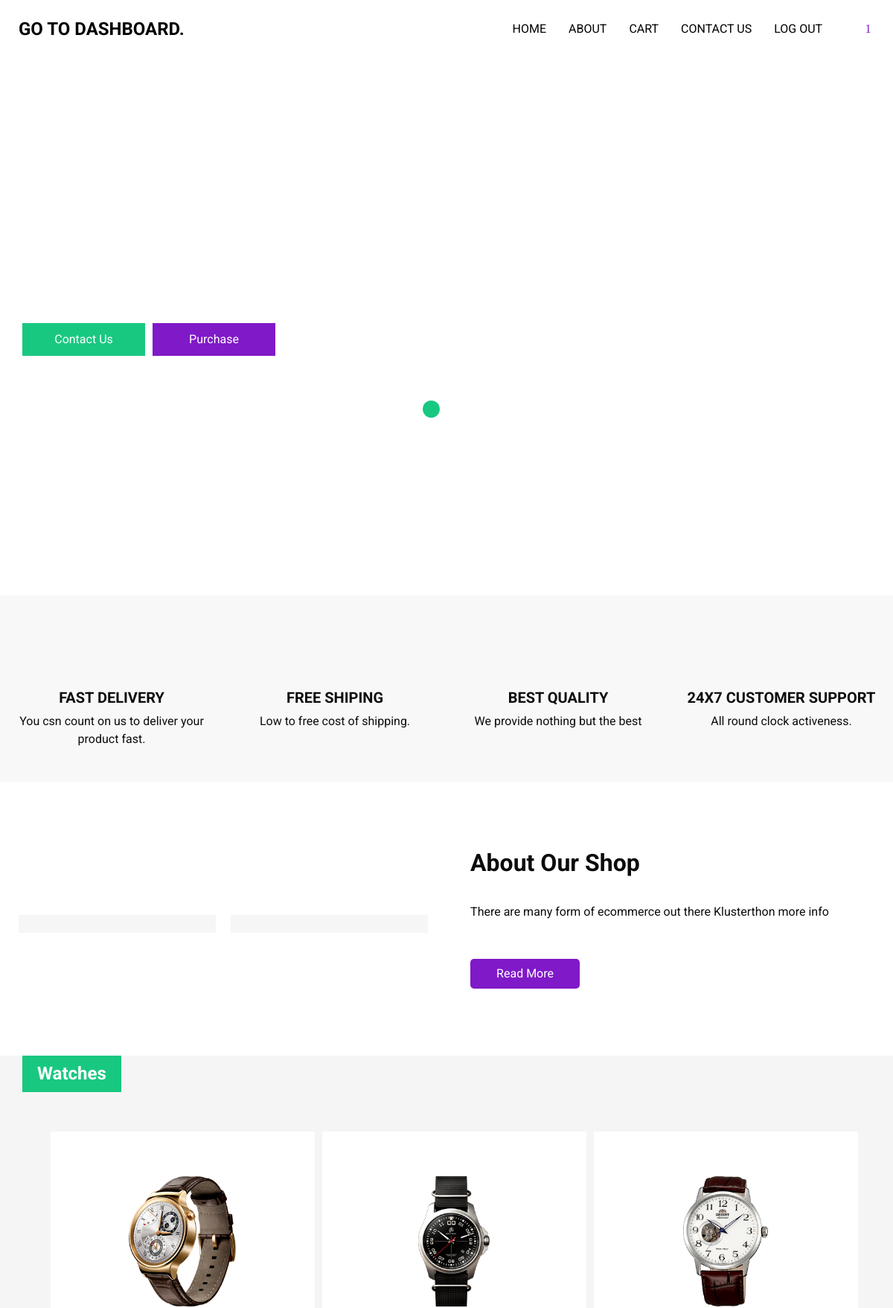
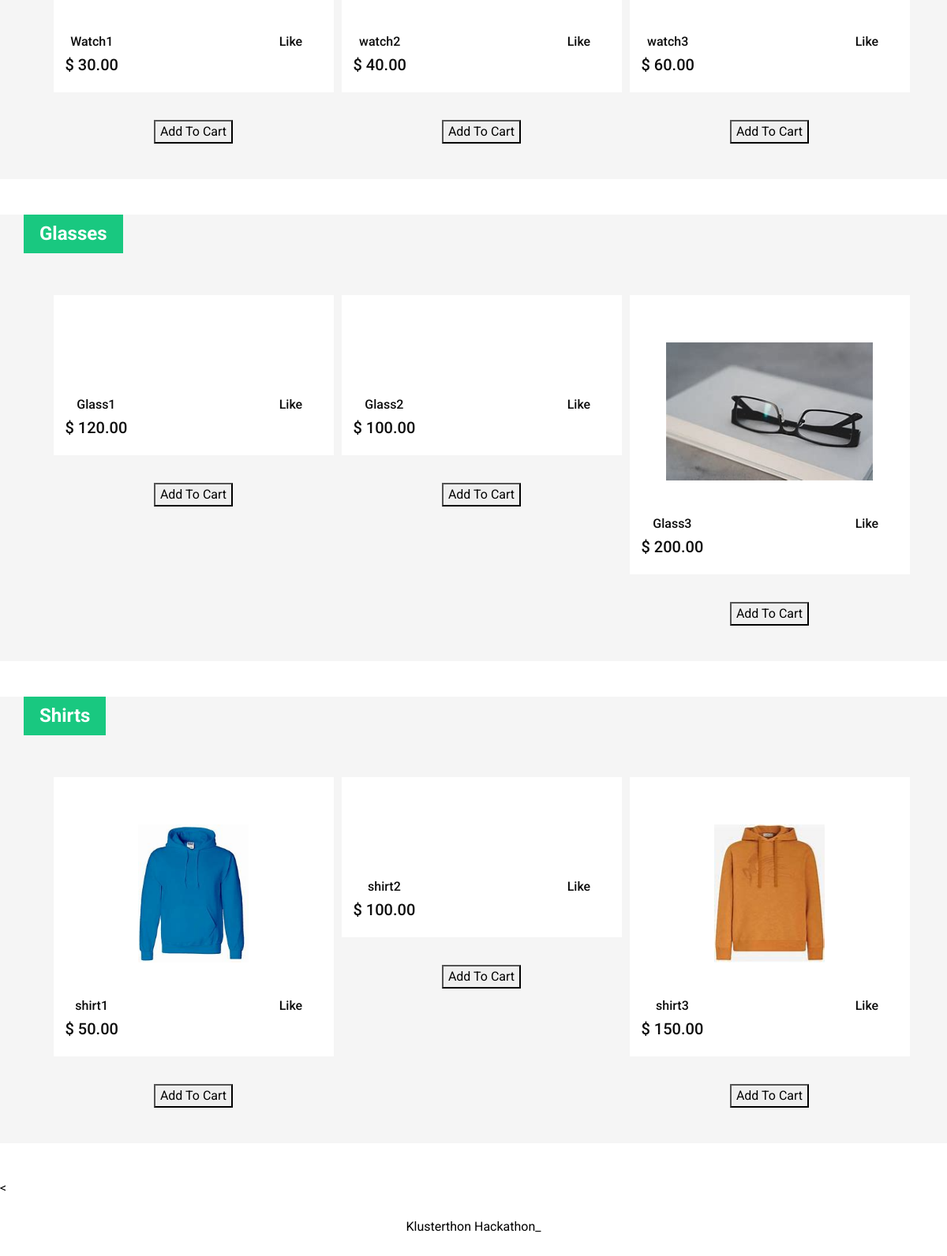
Page /home (signed in) on the committed database (2 pictures, top to bottom).
### hackathon/models.py (models this page shows, shortened)
class Cart(models.Model):
	id = models.UUIDField(default=uuid.uuid4, primary_key=True)
	user = models.ForeignKey(User, on_delete=models.CASCADE)
	completed = models.BooleanField(default=False)
	@property
	def num_of_items(self):
		cartitems = self.cart_items.all()
		quantity = sum([item.quantity for item in cartitems])
		return quantity

class CartItem(models.Model):
	product = models.ForeignKey(Product, on_delete=models.CASCADE, related_name='items')
	cart = models.ForeignKey(Cart, on_delete=models.CASCADE, related_name='cart_items')
	quantity = models.IntegerField(default=0)

class Product(models.Model):
	name = models.CharField(max_length=30, validators=[MinLengthValidator(3)], null=False, blank=False)
	price = models.DecimalField(default=0, decimal_places=2, max_digits=6)
	category = models.ForeignKey(Category, on_delete=models.CASCADE, default=1)
	description = models.CharField(max_length=250, validators=[MinLengthValidator(3)], null=True, blank=True)
	image = models.ImageField(upload_to='uploads/products')
	is_sale = models.BooleanField(default=False)
	sale_price = models.DecimalField(default=0, decimal_places=2, max_digits=6)

### hackathon/views.py (the view)
# urls.py: path('', views.home, name='home'),
@login_required(login_url='/owner/login_user')
def home(request):
	category_1 = 'Glasses'
	category_2 = 'Watches'
	category_3 = 'Shirts'
	get_1 = Category.objects.get(name=category_1)
	get_2 = Category.objects.get(name=category_2)
	get_3 = Category.objects.get(name=category_3)
	products_1 = Product.objects.filter(category=get_1)
	products_2 = Product.objects.filter(category=get_2)
	products_3 = Product.objects.filter(category=get_3)
	if request.user.is_authenticated:
		cart, created = Cart.objects.get_or_create(user=request.user, completed=False)
	products_2 = Product.objects.filter(category=get_2)
	products_3 = Product.objects.filter(category=get_3)
	return render(request, 'home.html', {'products_1':products_1, 'products_2':products_2, 'products_3':products_3, 'cart':cart})

### hackathon/templates/home.html (shortened to what this page needs)
<!DOCTYPE html>
{% load static %}
<html>
<head>
  <link href="https://cdn.jsdelivr.net/npm/bootstrap@5.0.2/dist/css/bootstrap.min.css" rel="stylesheet">
  <link rel="stylesheet" type="text/css" href="{% static 'css/bootstrap.css' %}" />
  <link href="{% static 'css/font-awesome.min.css' %}" rel="stylesheet" />
  <link href="{% static 'css/style.css' %}" rel="stylesheet" />
  <link href="{% static 'css/responsive.css' %}" rel="stylesheet" />
</head>
<body>
  <div class="hero_area">
    <header class="header_section">
      <div class="container-fluid">
        <nav class="navbar navbar-expand-lg custom_nav-container ">
          <a class="navbar-brand" href="/owner">
            <span>
              Go To Dashboard.
            </span>
          </a>
          <div class="collapse navbar-collapse" id="navbarSupportedContent">
            <ul class="navbar-nav  ">
              <li class="nav-item ">
                <a class="nav-link" href="{% url 'home-home' %}">Home <span class="sr-only">(current)</span></a>
              </li>
              <li class="nav-item">
                <a class="nav-link" href="#about"> About</a>
              </li>
              <li class="nav-item">
                <a class="nav-link" href="{% url 'add-cart' %}">Cart</a>
              </li>
              <li class="nav-item">
                <a class="nav-link" href="/contact">Contact Us</a>
              </li>
              {% if request.user.is_authenticated %}
              <li class="nav-item">
                <a class="nav-link" href="{% url 'logout' %}">Log out</a>
              </li>
              {% endif %}
            </ul>
            <div class="user_optio_box">
              <a href="">
                <i class="fa fa-user" aria-hidden="true"></i>
              </a>
              <a href="{% url 'add-cart' %}">
                <i class="fa fa-shopping-cart" aria-hidden="true"><p id="num_of_items">{{cart.num_of_items}}</p></i>
              </a>
            </div>
          </div>
        </nav>
      </div>
    </header>
    <section class="slider_section ">
      <div class="slider_bg_box">
      </div>
      <div id="customCarousel1" class="carousel slide" data-ride="carousel">
        <div class="carousel-inner">
          <div class="carousel-item active">
            <div class="container ">
              <div class="row">
                <div class="col-md-7">
                  <div class="detail-box">
                    <h1>
                    </h1>
                    <p>
                    </p>
                    <div class="btn-box">
                      <a href="" class="btn1">
                        Contact Us
                      </a>
                      <a href="#watches" class="btn2">
                        Purchase
                      </a>
                    </div>
                  </div>
                </div>
              </div>
            </div>
          </div>
          </div>
        <ol class="carousel-indicators">
          <li data-target="#customCarousel1" data-slide-to="0" class="active"></li>
          <li data-target="#customCarousel1" data-slide-to="1"></li>
          <li data-target="#customCarousel1" data-slide-to="2"></li>
        </ol>
      </div>
    </section>
  </div>
  <section class="service_section">
    <div class="container-fluid" id="about">
      <div class="row">
        <div class="col-md-6 col-lg-3">
          <div class="box ">
            <div class="img-box">
            </div>
            <div class="detail-box">
              <h5>
                Fast Delivery
              </h5>
              <p>
                You csn count on us to deliver your product fast.
              </p>
            </div>
          </div>
        </div>
        <div class="col-md-6 col-lg-3">
          <div class="box ">
            <div class="img-box">
            </div>
            <div class="detail-box">
              <h5>
                Free Shiping
              </h5>
              <p>
                Low to free cost of shipping.
              </p>
            </div>
          </div>
        </div>
        <div class="col-md-6 col-lg-3">
          <div class="box ">
            <div class="img-box">
            </div>
            <div class="detail-box">
              <h5>
                Best Quality
              </h5>
              <p>
                We provide nothing but the best
              </p>
            </div>
          </div>
        </div>
        <div class="col-md-6 col-lg-3">
          <div class="box ">
            <div class="img-box">
            </div>
            <div class="detail-box">
              <h5>
                24x7 Customer support
              </h5>
              <p>
                All round clock activeness.
              </p>
            </div>
          </div>
        </div>
      </div>
    </div>
  </section>
  <section class="about_section layout_padding">
    <div class="container-fluid">
      <div class="row">
        <div class="col-md-6">
          <div class="img_container">
            <div class="img-box b1">
            </div>
            <div class="img-box b2">
            </div>
          </div>
        </div>
        <div class="col-md-6">
          <div class="detail-box">
            <h2>
              About Our Shop
            </h2>
            <p>
              There are many form of ecommerce out there
              Klusterthon more info
            </p>
            <a href="">
              Read More
            </a>
          </div>
        </div>
      </div>
    </div>
  </section>
  <section class="product_section ">
    <div class="container">
      <div class="product_heading">
        <h2>
          Watches
        </h2>
      </div>
      {% for product in products_2 %}
      <div class="product_container">
        <div id="watches" class="box">
          <div class="box-content">
            <div class="img-box">
              <img src="{{ product.image.url }}" alt="">
            </div>
            <div class="detail-box">
              <div class="text">
                <h6>
                  {{product.name}}
                </h6>
                <h5>
                  <span>$</span> {{ product.price }}
                </h5>
              </div>
              <div class="like">
                <h6>
                  Like
                </h6>
                <div class="star_container">
                  <i class="fa fa-star" aria-hidden="true"></i>
                  <i class="fa fa-star" aria-hidden="true"></i>
                  <i class="fa fa-star" aria-hidden="true"></i>
                  <i class="fa fa-star" aria-hidden="true"></i>
                  <i class="fa fa-star" aria-hidden="true"></i>
                </div>
              </div>
            </div>
          </div>
          <div class="btn-box">
            <button value="{{ product.id }}">
              Add To Cart
            </button>
          </div>
        </div>
      {% endfor %}
      </div>
    </div>
  </section>
  <section class="product_section ">
    <div id="shades" class="container">
      <div class="product_heading">
        <h2>
          Glasses
        </h2>
      </div>
      {% for i in products_1 %}
      <div class="product_container">
        <div class="box">
          <div class="box-content">
            <div class="img-box">
              <img src="{{ i.image.url }}" alt="">
            </div>
            <div class="detail-box">
              <div class="text">
                <h6>
                  {{ i.name }}
                </h6>
                <h5>
                  <span>$</span> {{ i.price }}
                </h5>
              </div>
              <div class="like">
                <h6>
                  Like
                </h6>
                <div class="star_container">
                  <i class="fa fa-star" aria-hidden="true"></i>
                  <i class="fa fa-star" aria-hidden="true"></i>
                  <i class="fa fa-star" aria-hidden="true"></i>
                  <i class="fa fa-star" aria-hidden="true"></i>
                  <i class="fa fa-star" aria-hidden="true"></i>
                </div>
              </div>
            </div>
          </div>
          <div class="btn-box">
            <button value="{{ i.id }}">
              Add To Cart
            </button>
          </div>
        </div>
        {% endfor %}
      </div>
    </div>
  </section>
<section class="product_section ">
    <div id="shirts" class="container">
      <div class="product_heading">
        <h2>
          Shirts
        </h2>
      </div>
      {% for shirt in products_3 %}
      <div class="product_container">
        <div class="box">
          <div class="box-content">
            <div class="img-box">
              <img src="{{ shirt.image.url }}" alt="">
            </div>
            <div class="detail-box">
              <div class="text">
                <h6>
                  {{ shirt.name }}
                </h6>
                <h5>
                  <span>$</span> {{ shirt.price }}
                </h5>
              </div>
              <div class="like">
                <h6>
                  Like
                </h6>
                <div class="star_container">
                  <i class="fa fa-star" aria-hidden="true"></i>
                  <i class="fa fa-star" aria-hidden="true"></i>
                  <i class="fa fa-star" aria-hidden="true"></i>
                  <i class="fa fa-star" aria-hidden="true"></i>
                  <i class="fa fa-star" aria-hidden="true"></i>
                </div>
              </div>
            </div>
          </div>
          <div class="btn-box">
            <button value="{{ shirt.id }}">
              Add To Cart
            </button>
          </div>
        </div>
        {% endfor %}
      </div>
    </div>
  </section>
  <
  <section class="footer_section">
    <div class="container">
      <p>
        Klusterthon Hackathon_
      </p>
    </div>
  </section>
</body>
</html>

### static/css/responsive.css (style rules this page uses)
@media (max-width: 1300px) { .custom_nav-container .navbar-nav { margin: 0; margin-left: auto; align-items: center; } }
@media (max-width: 1300px) { .custom_nav-container .navbar-nav .nav-item .nav-link { padding: 5px 15px; } }
@media (min-width: 1200px) { .container { max-width: 1170px; } }

### rows in the picture
Cart: num_of_items "1"
Product: image (picture), name "Watch1", price "30.00", {{ product.id }} 1 (drawn)
Product: image (picture), name "watch2", price "40.00", {{ product.id }} 2 (drawn)
Product: image (picture), name "watch3", price "60.00", {{ product.id }} 3 (drawn)
Product: name "Glass1", price "120.00", {{ i.id }} 4 (drawn)
Product: name "Glass2", price "100.00", {{ i.id }} 5 (drawn)
Product: image (picture), name "Glass3", price "200.00", {{ i.id }} 6 (drawn)
Product: image (picture), name "shirt1", price "50.00", {{ shirt.id }} 7 (drawn)
Product: name "shirt2", price "100.00", {{ shirt.id }} 8 (drawn)
Product: image (picture), name "shirt3", price "150.00", {{ shirt.id }} 9 (drawn)
